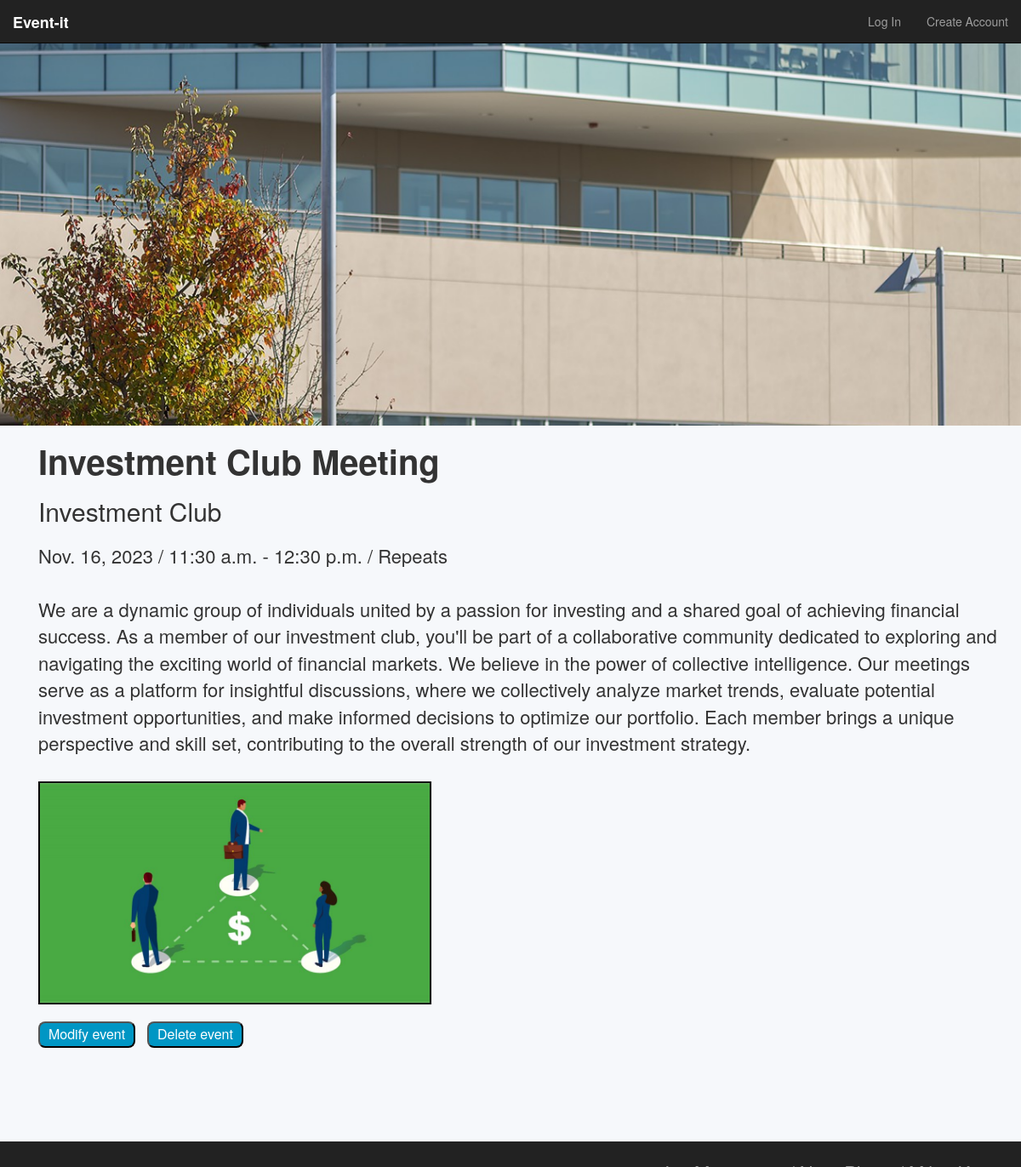
/event/34/, run on the app's committed database.
### events/models.py (models this page shows, shortened)
class Event(models.Model):                                      # makes the main data model, each event has the attributes below
    title        = models.CharField(max_length=120)
    description  = models.TextField(blank=True, default='')
    repeats      = models.BooleanField(default=False)
    approved     = models.BooleanField(default=False)
    date         = models.DateField()
    start_time   = models.TimeField()
    end_time     = models.TimeField()
    posting_club = models.CharField(max_length=100)
    user         = models.ForeignKey(to=User, related_name="events", blank=True, null=True, on_delete=models.CASCADE)
    image        = models.ImageField(null=True, blank=True, upload_to='images/')

### events/views.py (the view)
def event_detail_view(request, id):         # shows one event
    obj = get_object_or_404(Event, id=id)   # get object id=id, if it does not exist throw 404 error
    if obj.approved == True:
        context = {                             # defines what to pass in to event_detail.html
            'object': obj,
        }
        return render(request, 'events/event_detail.html', context)
    else:
        return HttpResponse("<h1>This event has not been approved</h1>")

### events/templates/events/event_detail.html (shortened to what this page needs)
{% extends 'base.html' %}
{% block content %}
{% load static %} <link rel="stylesheet" href="{% static 'eventdetails.css' %}">
<div class="fixed-bg"></div>
<body>
<h1>{{ object.title }}</h1>
<h2>{{ object.posting_club }}</h2>
<p>
    {{ object.date }} / {{ object.start_time }} - {{ object.end_time }}{% if object.repeats %} / Repeats{% endif %}
    <br><br>
    {% if object.description %}{{ object.description }}{% else %}Description coming soon{% endif %}
</p>
<br>
{% if object.image %}
<img src="{{ object.image.url }}">
{% endif %}
<br><br>
<a href="/event/update/{{ object.id }}"><button>Modify event</button></a>
<a href="/event/delete/{{ object.id }}"><button>Delete event</button></a>
</body>
{% endblock %}

### events/static/base.css (style rules this page uses)
body { background-color: rgba(0, 77, 150, 0.034); margin-left: 30px; padding-bottom: 100px; }

### events/static/eventdetails.css (style rules this page uses)
img { width: 40%; border: 2px solid black; }
body { margin-left: 45px; margin-bottom: 40px; }
.fixed-bg { background-image: url("images/college_of_san_mateo_cover.jpeg"); min-height: 500px; background-attachment: fixed; background-position: center -500px; background-repeat: no-repeat; background-size: cover; margin-left: -45px; }
p { font-size: 22px; margin-right: 25px; margin-top: 20px; }
h1 { font-size: 40px; font-weight: bold; }
button { margin-right: 10px; text-decoration: black; background-color: #0096c4; color: rgb(255, 255, 255); padding: 2px 10px; text-align: center; text-decoration: none; display: inline-block; font-size: 16px; border-radius: 8px; }

### data on the page
Event: title "Investment Club Meeting", posting_club "Investment Club", date "Nov. 16, 2023", start_time "11:30 a.m.", end_time "12:30 p.m.", description "We are a dynamic group of individuals united by a passion for investing and a shared goal of achieving financial success. As a member of our investment club, you'll be part of a collaborative community dedicated to exploring and navigating the exciting world of financial markets. We believe in the power of collective intelligence. Our meetings serve as a platform for insightful discussions, where we collectively analyze market trends, evaluate potential investment opportunities, and make informed decisions to optimize our portfolio. Each member brings a unique perspective and skill set, contributing to the overall strength of our investment strategy.", image (picture)
